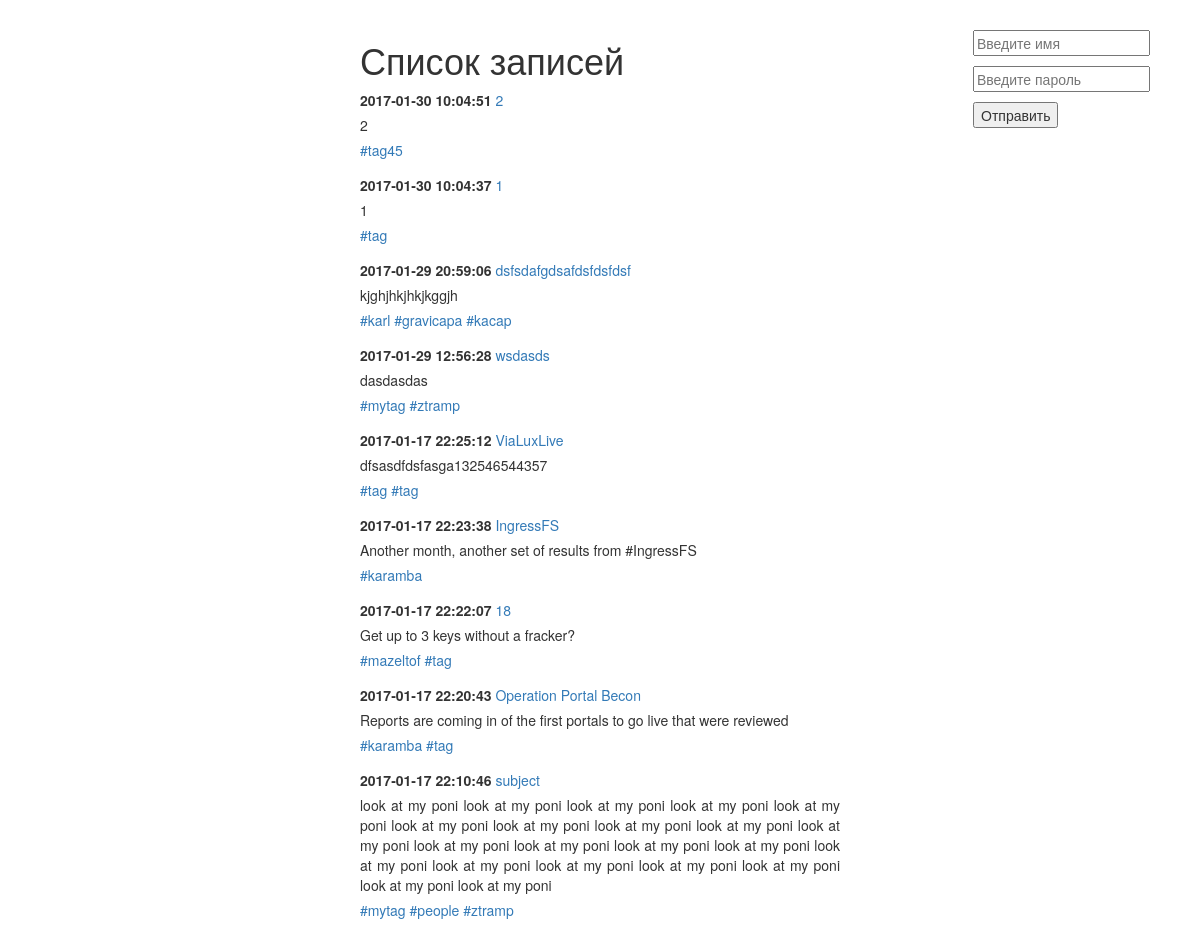
The page / on the database its author committed.
### tables this page shows
CREATE TABLE `post` (
  `post_id` bigint(20) unsigned NOT NULL AUTO_INCREMENT,
  `post_title` varchar(255) DEFAULT NULL,
  `post_min_text` text,
  `post_text` text,
  `post_create_datetime` timestamp NULL DEFAULT NULL,
  `post_update_datetime` timestamp NOT NULL DEFAULT CURRENT_TIMESTAMP ON UPDATE CURRENT_TIMESTAMP,
  UNIQUE KEY `post_id` (`post_id`)
);

### include/db.php (called while the page is built, shortened)
<?php
try {
    $link = new PDO('mysql:host=localhost;dbname=blog', 'level', 'pass');
} catch (PDOException $e) {
    print "Error!: " . $e->getMessage() . "<br/>";
    die();
}
$select = $link->query("SELECT post.* , group_concat(tag.tag_title) as tags FROM post LEFT JOIN post_to_tag USING (post_id) LEFT JOIN tag USING (tag_id) group by post.post_id DESC");
$res_select = $select->fetchAll(PDO::FETCH_ASSOC);

### index.php (the view, shortened to what this page needs)
<?php
require_once '/var/www/html/practice_blog/include/db.php';
require_once '/var/www/html/practice_blog/include/valid.php';
?>
<!DOCTYPE html>
<html lang="ru">
	<head>
		<link rel="stylesheet" href="css/bootstrap.css">
		<link rel="stylesheet" href="css/styless.css">
	</head>
	<body>
    <?php  if (!$_SESSION['logined']):?>
    <form action="" method="post" class="admin">
        <input type="text" name="name" placeholder="Введите имя">
        <input type="password" name="password" placeholder="Введите пароль" class="pass">
        <input name="sub" type="submit" value="Отправить">
    </form>
    <?php else: echo "Welcome " . $_SESSION['user']. " ! ";?>
        <a href='?exit' class="ex">Выход</a>
    <?php endif; ?>
		<div id="wrapper">
			<h1>Список записей</h1>
            <?php for($i=0;$i<count($res_select);$i++):?>
			<div class="note">
				<p>
					<span class="date"><?=$res_select[$i]['post_create_datetime'];?></span>
					<a href="include/note.php?id=<?=$res_select[$i]['post_id']?>"><?=$res_select[$i]['post_title'];?></a>
				</p>
				<p>
					<?=$res_select[$i]['post_min_text'];?>
				</p>
				<?php if ($res_select[$i]['tags']) {
					     $value['tags'] = explode(',', $res_select[$i]['tags']);
					     foreach ($value['tags'] as $tag) {
					     	    ?>
                                  <span class="print_tag">
                                        <a href='include/posttotag.php?tag=<?=$tag?>'><?="#".$tag?></a>
                                  </span>
					     <?php  } ?>
				<?php } ?>
			</div>
            <?php endfor;?>
		</div>
	</body>
</html>

### css/styless.css (style rules this page uses)
#wrapper { width: 500px; margin: 0px auto; padding: 10px; text-align: justify; }
#wrapper > div { margin-bottom: 15px; }
#wrapper p { margin-bottom: 5px; }
.date { font-weight: bold; }
.pass { display: block !important; margin-top: 10px; }
.admin { float: right; margin-right: 50px; margin-top:20px; }
input[type="submit"] { margin-top:10px !important; }

### rows shown on the page
post: post_create_datetime "2017-01-30 10:04:51", post_title "2", post_min_text "2", tag "tag45"
post: post_create_datetime "2017-01-30 10:04:37", post_title "1", post_min_text "1", tag "tag"
post: post_create_datetime "2017-01-29 20:59:06", post_title "dsfsdafgdsafdsfdsfdsf", post_min_text "kjghjhkjhkjkggjh", tag "karl", tag "gravicapa", tag "kacap"
post: post_create_datetime "2017-01-29 12:56:28", post_title "wsdasds", post_min_text "dasdasdas", tag "mytag", tag "ztramp"
post: post_create_datetime "2017-01-17 22:25:12", post_title "ViaLuxLive", post_min_text "dfsasdfdsfasga132546544357", tag "tag"
post: post_create_datetime "2017-01-17 22:23:38", post_title "IngressFS", post_min_text "Another month, another set of results from #IngressFS", tag "karamba"
post: post_create_datetime "2017-01-17 22:22:07", post_title "18", post_min_text "Get up to 3 keys without a fracker?", tag "mazeltof", tag "tag"
post: post_create_datetime "2017-01-17 22:20:43", post_title "Operation Portal Becon", post_min_text "Reports are coming in of the first portals to go live that were reviewed", tag "karamba", tag "tag"
post: post_create_datetime "2017-01-17 22:10:46", post_title "subject", post_min_text "look at my poni look at my poni look at my poni look at my poni look at my poni look at my poni look at my poni look at my poni look at my poni look at my poni look at my poni look at my poni look at my poni look at my poni look at my poni look at my poni look at my poni look at my poni look at my poni look at my poni look at my poni", tag "mytag", tag "people", tag "ztramp"
